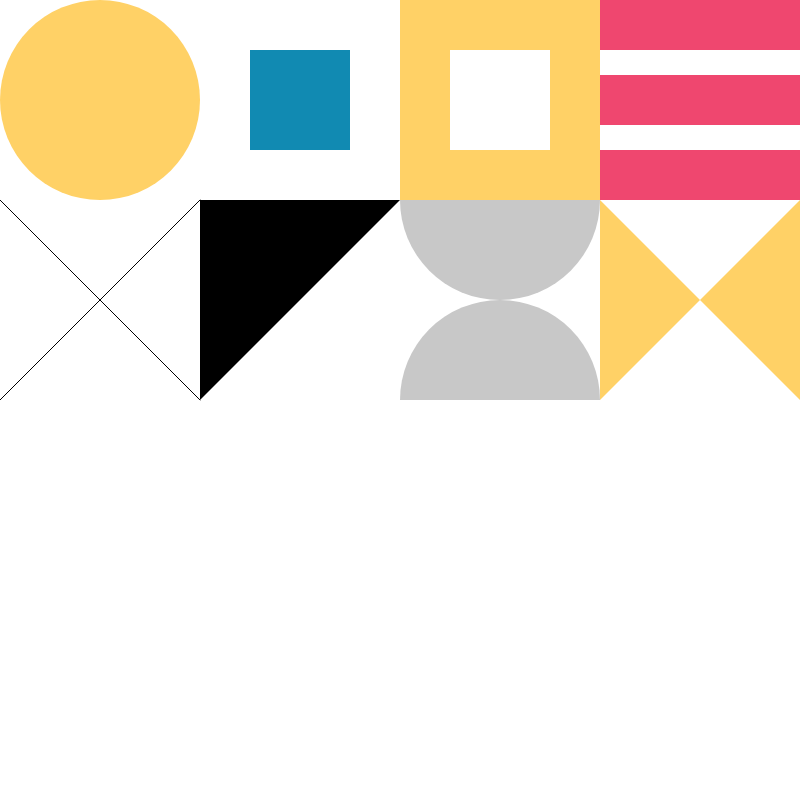
Frame 1 (no input)
Frame 60 (no input): identical to frame 1, image omitted
Frame 120 (the mouse pressed at the canvas centre since frame 60): identical to frame 1, image omitted

The p5.js sketch that drew this single still picture (run headless with seeded random() and noise() and a simulated clock; from frame 60 on, the mouse is pressed at the canvas centre):

// p5.js sketch
// ── sketch.js
function setup() {
  createCanvas(800, 800);
}

function draw() {
  background(255);

  // row 1
  noStroke();
  fill(255, 209, 102);  //yellow
  ellipse(100, 100, 200);
  fill(17, 138, 178);  //blue
  rect(100+100+50, 0+50, 100, 100);
  fill(255, 209, 102);  //yellow
  rect(400, 0, 200, 200);
  fill(255);
  rect(400+50, 50, 100, 100);
  fill(239, 71, 111);  //red
  rect(600, 0, 200, 50);
  rect(600, 100-25, 200, 50);
  rect(600, 200-50, 200, 50);

  //row 2
  stroke(0);
  strokeWeight(1);
  line(0, 200, 200, 400);
  line(200, 200, 0, 400);
  noStroke();
  fill(0);
  rect(200, 200, 200, 200);
  fill(255);
  triangle(400, 200, 400, 400, 200, 400);
  fill(200);
  arc(500, 200, 200, 200, 0, PI, OPEN);
  arc(500, 400, 200, 200, PI, TWO_PI, OPEN);
  fill(255, 209, 102);  //yellow
  triangle(600, 200, 600, 400, 700, 300);
  triangle(800, 200, 800, 400, 700, 300);

}
